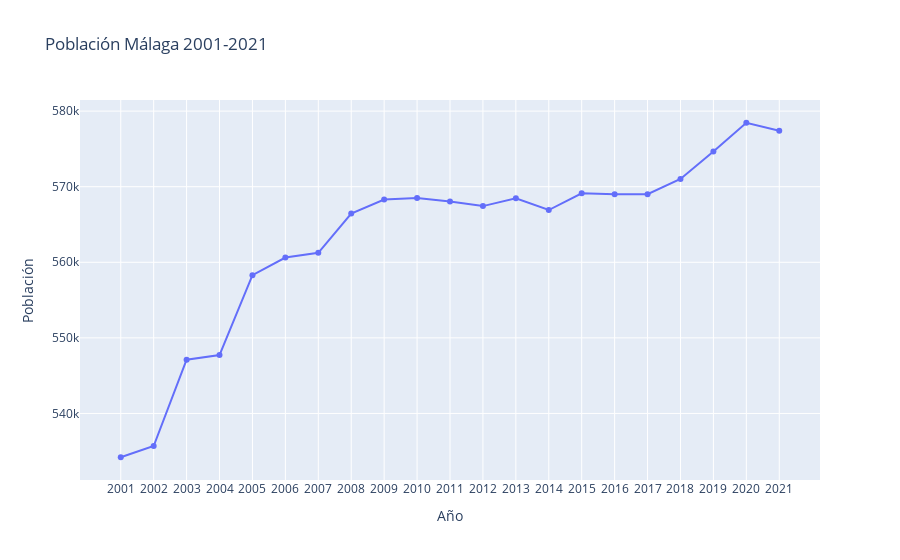

The notebook cell this image was saved under:
### Code cell
Malaga = Poblacion_provincias.iloc[27].sort_index(ascending=True)
fig2 = px.line(Malaga,
               x=Malaga.index,
               y=Malaga.values,
               markers=True,
               title='Población Málaga 2001-2021')
fig2.update_xaxes(title='Año')
fig2.update_yaxes(title='Población')
fig2.show()

### Figure 1 — Plotly figure (JSON) as saved in the notebook; plotly's stock layout.template omitted (floating-point values rounded to 4 significant figures)
{"data": [{"hovertemplate": "index=%{x}<br>y=%{y}<extra></extra>", "legendgroup": "", "line": {"color": "#636efa", "dash": "solid"}, "marker": {"symbol": "circle"}, "mode": "markers+lines", "name": "", "orientation": "v", "showlegend": false, "type": "scatter", "x": ["2001", "2002", "2003", "2004", "2005", "2006", "2007", "2008", "2009", "2010", "2011", "2012", "2013", "2014", "2015", "2016", "2017", "2018", "2019", "2020", "2021"], "xaxis": "x", "y": [534207, 535686, 547105, 547731, 558287, 560631, 561250, 566447, 568305, 568507, 568030, 567433, 568479, 566913, 569130, 569009, 569002, 571026, 574654, 578460, 577405], "yaxis": "y"}], "layout": {"legend": {"tracegroupgap": 0}, "title": {"text": "Población Málaga 2001-2021"}, "xaxis": {"anchor": "y", "domain": [0, 1], "title": {"text": "Año"}}, "yaxis": {"anchor": "x", "domain": [0, 1], "title": {"text": "Población"}}}}
